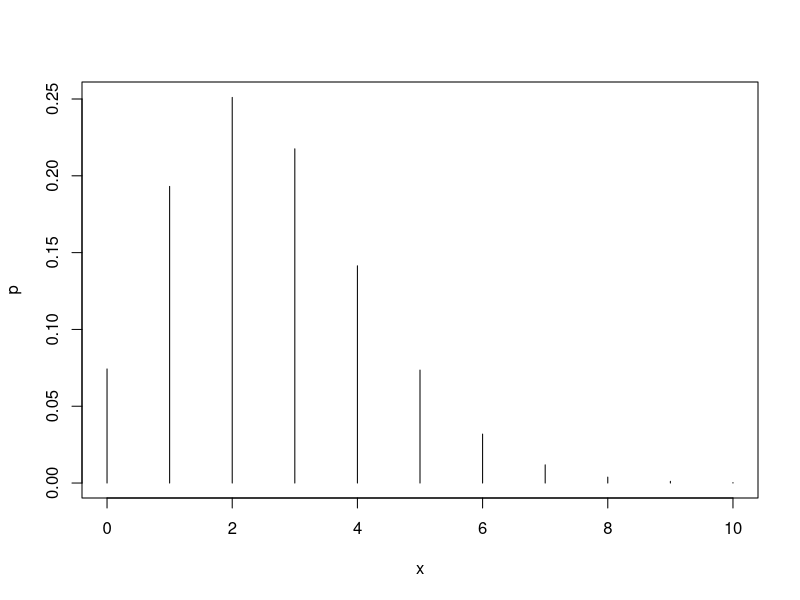

The R source for this figure:
#binomial distribution
a1=dbinom(0,10,0.6);
a1
a1=dbinom(2,10,0.6);
a1
a1=dbinom(3,10,0.6);
a1
a1=dbinom(4,10,0.6);
a1
a1=dbinom(5,10,0.6);
a1
a1=pbinom(3,10,0.6);
a1
a1=1-pbinom(5,10,0.6);
a1


#probability mass function
m=2.6
x=0:10
p=dpois (x, m)
p
d=data.frame (x, p)
d
plot (x, p,"h")



help("distributions")

help("package.contents")

help("packageName")


# Create a sequence of probability values incrementing by 0.02.
x <- seq(0, 1, by = 0.02)

# Choose the mean as 2 and standard deviation as 3.
y <- qnorm(x, mean = 2, sd = 1)
y



dunif(10,           # X-axis values (grid of values)
      min = 0,     # Lower limit of the distribution (a)
      max = 1,     # Upper limit of the distribution (b)
      log = FALSE) # If TRUE, probabilities are given as log




x=seq(0,5,by=0.02)
p=punif(x,0,5)
p


# Grid of values
x <- seq(from = 0, to = 8, by = 0.01)

# Exponential PDF of rate 2
pexp(x, rate = 2)